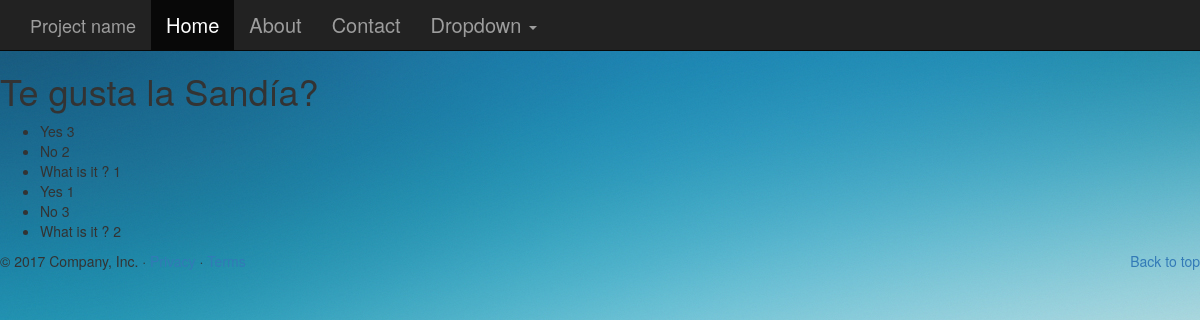
/appini/6/, run on the app's committed database.
### appini/models.py (models this page shows, shortened)
class Question(models.Model):
   question_text = models.CharField(max_length=200)
   question_img = models.CharField(max_length=300, blank=True)
   pub_date = models.DateTimeField('date published')
   def __str__(self):
       return self.question_text
   def was_published_recently(self):
       now = timezone.now()
       return now - datetime.timedelta(days=1) <= self.pub_date <= now
   was_published_recently.admin_order_field = 'pub_date'
   was_published_recently.boolean = True
   was_published_recently.short_description = 'Published recently?'

class Choice(models.Model):
   question = models.ForeignKey(Question, on_delete=models.CASCADE)
   choice_test = models.CharField(max_length=200)
   votes = models.IntegerField(default=0)

### appini/views.py (the view)
# urls.py: django.conf.urls.url(r'^(?P<question_id>[0-9]+)/$', views.detail, name='detail'),
def detail(request, question_id):
    try:
        question = Question.objects.get(pk=question_id)
    except Question.DoesNotExist:
        raise Http404("Question does not exist!!")
    return render(request, 'appini/detail.html', {'question': question})

### templates/appini/detail.html
{% extends 'appini/base.html' %}
{% block main_content %}
<h1> {{ question }} </h1>
<ul>
 {% for choice in question.choice_set.all %}
    <li>  {{choice.choice_test}} {{choice.votes}} </li>
 {% endfor %}
</ul>
{% endblock %}

### templates/appini/base.html (shortened to what this page needs)
{% load static %}
<!DOCTYPE html>
<html lang="en">
<head>
    <link rel="stylesheet" type="text/css" href="{% static 'css/style.css' %}" />
    <link rel="stylesheet" type="text/css" href="{% static 'css/bootstrap.min.css' %}" />
</head>
<body>
{% include 'appini/header.html' %}
<div class="inicial">
    <div class="inicial-inner">
        {% block main_content %}
        {% endblock %}
    </div>
</div>
{% include 'appini/footer.html' %}
</body>
</html>

### templates/appini/header.html (shortened to what this page needs)
       <nav class="navbar navbar-inverse navbar-static-top">
          <div class="container">
            <div class="navbar-header">
              <a class="navbar-brand" href="#">Project name</a>
            </div>
            <div id="navbar" class="navbar-collapse collapse">
              <ul class="nav navbar-nav">
                <li class="active"><a href="#">Home</a></li>
                <li><a href="#about">About</a></li>
                <li><a href="#contact">Contact</a></li>
                <li class="dropdown">
                  <a href="#" class="dropdown-toggle" data-toggle="dropdown" role="button" aria-haspopup="true" aria-expanded="false">Dropdown <span class="caret"></span></a>
                </li>
              </ul>
            </div>
          </div>
        </nav>

### templates/appini/footer.html
<footer>
        <p class="pull-right"><a href="#">Back to top</a></p>
        <p>&copy; 2017 Company, Inc. &middot; <a href="#">Privacy</a> &middot; <a href="#">Terms</a></p>
</footer>

### static/css/style.css (style rules this page uses)
li a { font-size: 20px; color: red; }
body { color: yellow; background: white url("../images/background_ini.jpg") no-repeat; }

### data on the page
Question: question_text "Te gusta la Sandía?"
Choice: choice_test "Yes", votes "3"
Choice: choice_test "No", votes "2"
Choice: choice_test "What is it ?", votes "1"
Choice: choice_test "Yes", votes "1"
Choice: choice_test "No", votes "3"
Choice: choice_test "What is it ?", votes "2"
